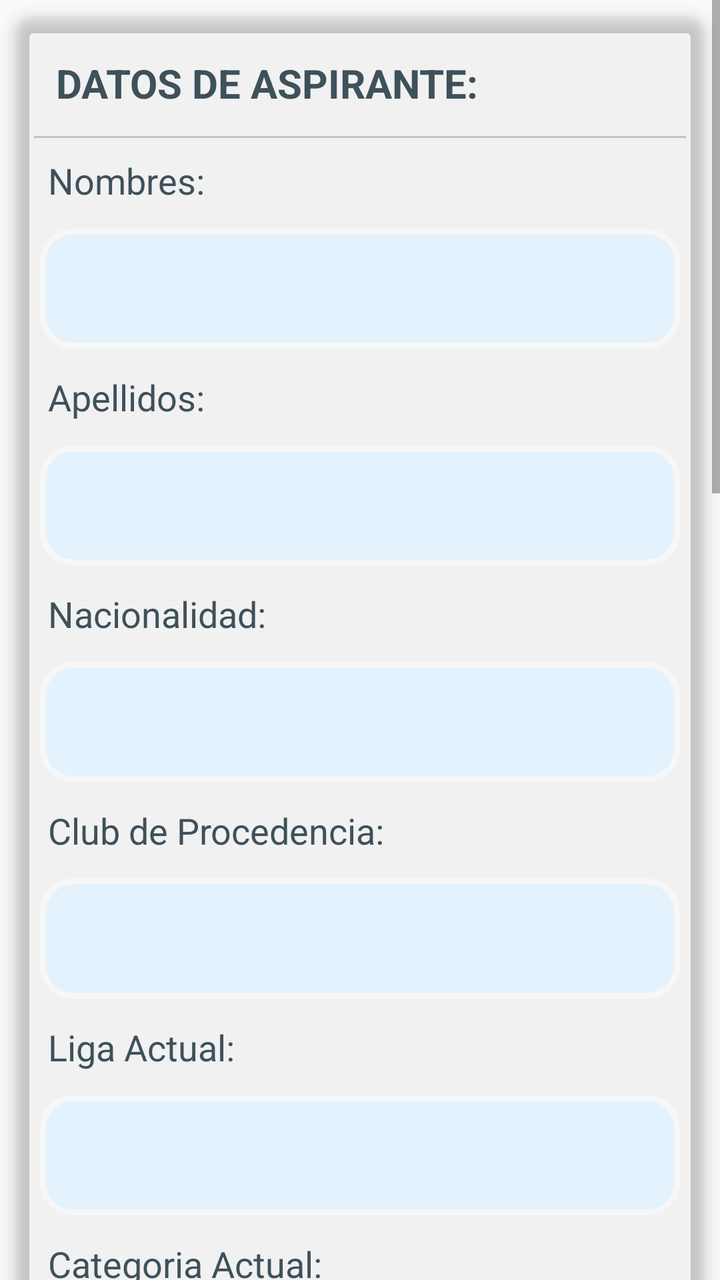
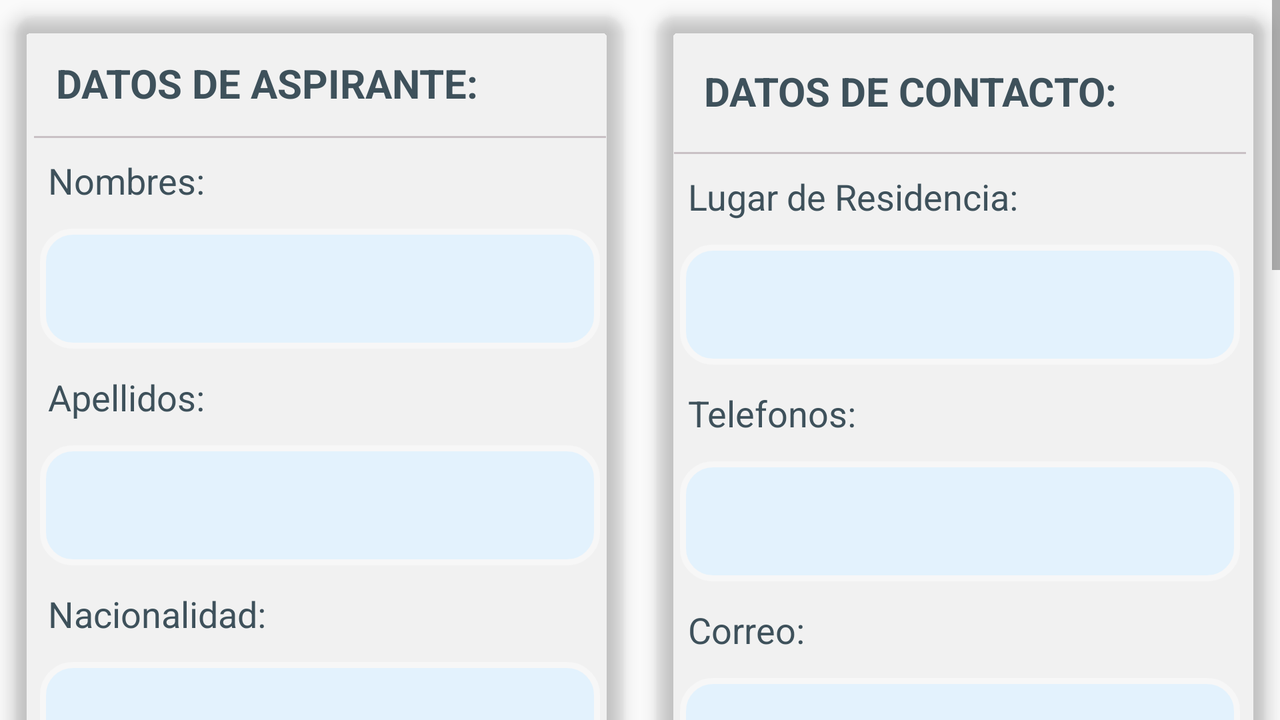

Compare how this app lays out the same screen by default and in its alternative resource folder. The renders come first, then the two layout files and the values they reference.
<!-- AndroidManifest.xml: application theme AppTheme.NoActionBar -->
<!-- res/layout/activity_registro_postulantes.xml -->
<?xml version="1.0" encoding="utf-8"?>
<LinearLayout xmlns:android="http://schemas.android.com/apk/res/android"
    xmlns:app="http://schemas.android.com/apk/res-auto"
    xmlns:tools="http://schemas.android.com/tools"
    android:layout_width="match_parent"
    android:layout_height="match_parent"
    android:orientation="vertical"
    tools:context="com.example.jesusinca.alianza.Activities.Captacion.RegistroPostulantesActivity"
    >

    <ScrollView
        android:layout_width="match_parent"
        android:layout_height="match_parent">

        <LinearLayout
            android:layout_width="match_parent"
            android:layout_height="match_parent"
            android:orientation="vertical">

            <android.support.v7.widget.CardView xmlns:app="http://schemas.android.com/apk/res-auto"
                xmlns:card_view="http://schemas.android.com/tools"
                android:layout_width="match_parent"
                android:layout_height="match_parent"
                android:layout_margin="8dp"
                android:backgroundTint="@android:color/transparent"
                app:cardCornerRadius="10sp"
                app:cardElevation="5dp"
                card_view:cardUsedCompatPadding="true">

                <LinearLayout
                    android:layout_width="match_parent"
                    android:layout_height="match_parent"
                    android:layout_margin="8dp"
                    android:orientation="vertical">

                    <TextView
                        android:layout_width="match_parent"
                        android:layout_height="wrap_content"
                        android:text="DATOS DE ASPIRANTE:"
                        style="@style/titulo1"
                       />
                    <LinearLayout
                        android:layout_width="match_parent"
                        android:layout_height="1dp"
                        android:background="@color/bordes_cajas"
                        android:layout_margin="1dp">
                    </LinearLayout>

                    <TextView
                        android:layout_width="match_parent"
                        android:layout_height="wrap_content"
                        android:text="Nombres:"
                        style="@style/titulo2"
                        />

                    <EditText
                        android:id="@+id/capta_nombre"
                        android:layout_width="match_parent"
                        android:layout_height="wrap_content"
                        android:inputType="text"
                        android:maxLength="40"
                        style="@style/input_texto"/>

                    <TextView
                        android:layout_width="match_parent"
                        android:layout_height="wrap_content"
                        android:text="Apellidos:"
                        style="@style/titulo2"
                        />

                    <EditText
                        android:id="@+id/capta_apellido"
                        android:layout_width="match_parent"
                        android:layout_height="wrap_content"
                        android:inputType="text"
                        android:maxLength="40"
                        style="@style/input_texto"
                        />
                    <TextView
                        android:layout_width="match_parent"
                        android:layout_height="wrap_content"
                        android:text="Nacionalidad:"
                        style="@style/titulo2"
                        />
                        <EditText
                            android:id="@+id/capta_nacionalidad"
                            android:layout_width="match_parent"
                            android:layout_height="wrap_content"
                            android:inputType="text"
                            android:maxLength="40"
                            style="@style/input_texto"
                            />

                    <TextView
                        android:layout_width="match_parent"
                        android:layout_height="wrap_content"
                        android:text="Club de Procedencia:"
                        style="@style/titulo2"
                        />
                    <EditText
                        android:id="@+id/capta_procedencia"
                        android:layout_width="match_parent"
                        android:layout_height="wrap_content"
                        android:inputType="text"
                        android:maxLength="40"
                        style="@style/input_texto"/>

                    <TextView
                        android:layout_width="match_parent"
                        android:layout_height="wrap_content"
                        android:text="Liga Actual:"
                        style="@style/titulo2"
                        />

                    <EditText
                        android:id="@+id/capta_liga"
                        android:layout_width="match_parent"
                        android:layout_height="wrap_content"
                        android:inputType="text"
                        android:maxLength="40"
                        style="@style/input_texto" />

                    <TextView
                        android:layout_width="match_parent"
                        android:layout_height="wrap_content"
                        android:text="Categoria Actual:"
                        style="@style/titulo2"
                        />
                    <EditText
                        android:id="@+id/capta_categoria"
                        android:layout_width="match_parent"
                        android:layout_height="wrap_content"
                        android:inputType="text"
                        android:maxLength="40"
                        style="@style/input_texto" />


                    <TextView
                        android:layout_width="match_parent"
                        android:layout_height="wrap_content"
                        android:text="DNI:"
                        style="@style/titulo2"
                        />
                    <EditText
                        android:id="@+id/capta_dni"
                        android:layout_width="match_parent"
                        android:layout_height="wrap_content"
                        android:inputType="number"
                        android:maxLength="8"
                        style="@style/input_texto" />

                    <TextView
                        android:layout_width="match_parent"
                        android:layout_height="wrap_content"
                        android:text="Fecha de Nacimiento:"
                        style="@style/titulo2"
                        />
                    <LinearLayout
                        android:layout_width="match_parent"
                        android:layout_height="wrap_content"
                        android:layout_margin="4dp"
                        android:orientation="horizontal">
                        <ImageButton
                            android:id="@+id/d_fecha_nacimiento"
                            android:layout_width="match_parent"
                            android:layout_height="wrap_content"
                            android:layout_weight="6"
                            android:background="@android:color/transparent"
                            android:src="@mipmap/icon_calendar2"
                            />
                        <EditText
                            android:id="@+id/capta_fecha_nacimiento"
                            android:layout_width="match_parent"
                            android:layout_height="wrap_content"
                            android:layout_gravity="center"
                            android:layout_weight="1"
                            style="@style/input_texto"
                            android:textAlignment="center"
                            android:enabled="false"/>

                    </LinearLayout>



                </LinearLayout>

            </android.support.v7.widget.CardView>

            <android.support.v7.widget.CardView xmlns:app="http://schemas.android.com/apk/res-auto"
                xmlns:card_view="http://schemas.android.com/tools"
                android:layout_width="match_parent"
                android:layout_height="match_parent"
                android:layout_margin="8dp"
                android:backgroundTint="@android:color/transparent"
                app:cardCornerRadius="10sp"
                app:cardElevation="5dp"
                card_view:cardUsedCompatPadding="true">

                <LinearLayout
                    android:layout_width="match_parent"
                    android:layout_height="match_parent"
                    android:orientation="vertical"
                    android:layout_margin="8dp">

                    <TextView
                        android:layout_width="match_parent"
                        android:layout_height="wrap_content"
                        android:layout_margin="8dp"
                        android:text="DATOS DE CONTACTO:"
                        style="@style/titulo1"/>



                    <LinearLayout
                        android:layout_width="match_parent"
                        android:layout_height="1dp"
                        android:layout_margin="1dp"
                        android:background="@color/bordes_cajas">
                    </LinearLayout>

                    <TextView
                        android:layout_width="match_parent"
                        android:layout_height="wrap_content"
                        android:text="Lugar de Residencia:"
                        style="@style/titulo2"
                        />

                    <EditText
                        android:id="@+id/capta_residencia"
                        android:layout_width="match_parent"
                        android:layout_height="wrap_content"
                        android:inputType="text"
                        style="@style/input_texto"
                        android:maxLength="40"
                        />

                    <TextView
                        android:layout_width="match_parent"
                        android:layout_height="wrap_content"
                        android:text="Telefonos:"
                        style="@style/titulo2"
                        />
                        <EditText
                            android:id="@+id/capta_telefono1"
                            android:layout_width="match_parent"
                            android:layout_height="wrap_content"
                            android:inputType="number"
                            style="@style/input_texto"
                            android:maxLength="9"/>

                    <TextView
                        android:layout_width="match_parent"
                        android:layout_height="wrap_content"
                        android:text="Correo:"
                        style="@style/titulo2"
                        />
                        <EditText
                            android:id="@+id/capta_email"
                            android:layout_width="match_parent"
                            android:layout_height="wrap_content"
                            android:inputType="textEmailAddress"
                            style="@style/input_texto"
                            android:maxLength="40"/>


                    <TextView
                        android:layout_width="match_parent"
                        android:layout_height="wrap_content"
                        android:text="Datos de Apoderado:"
                        style="@style/titulo2"
                        />
                        <EditText
                            android:id="@+id/capta_apoderado"
                            android:layout_width="match_parent"
                            android:layout_height="wrap_content"
                            android:inputType="text"
                            style="@style/input_texto"
                            android:maxLength="40"/>

                    <TextView
                        android:layout_width="match_parent"
                        android:layout_height="wrap_content"
                        android:text="Telefonos de Apoderado:"
                        style="@style/titulo2"
                        />
                    <EditText
                        android:id="@+id/capta_telefono2"
                        android:layout_width="match_parent"
                        android:layout_height="wrap_content"
                        android:inputType="number"
                        style="@style/input_texto"
                        android:maxLength="9"/>



                    <android.support.v7.widget.CardView
                        android:layout_width="match_parent"
                        android:layout_height="wrap_content"
                        android:layout_margin="8dp"
                        app:cardBackgroundColor="@android:color/holo_blue_dark"
                        app:cardCornerRadius="10sp"
                        app:cardElevation="5dp">

                        <Button
                            android:layout_width="match_parent"
                            android:layout_height="match_parent"
                            android:background="@android:color/transparent"
                            android:gravity="center"
                            android:onClick="guardar_deportista"
                            android:text="REGISTRAR"
                            android:textColor="@android:color/white"
                            android:textStyle="bold" />

                    </android.support.v7.widget.CardView>

                </LinearLayout>
            </android.support.v7.widget.CardView>
        </LinearLayout>
    </ScrollView>

</LinearLayout>
<!-- resources referenced by this layout -->
<resources>
  <color name="bordes_cajas">#C9C1C5</color>
  <style name="input_texto">
          <item name="android:textSize">18sp</item>
          <item name="android:textColor">@color/titulos</item>
          <item name="android:background">@drawable/input_texto</item>
          <item name="android:layout_margin">4dp</item>
          <item name="android:padding">10dp</item>
          <item name="android:textColorHint">@color/colorSecondaryText</item>
          <item name="android:colorFocusedHighlight">@color/red</item>
  
      </style>
  <style name="titulo1">
          <item name="android:textColor">@color/titulos</item>
          <item name="android:textSize">20sp</item>
          <item name="android:layout_margin">4dp</item>
          <item name="android:padding">8dp</item>
          <item name="android:textStyle">bold</item>
          <item name="android:textAlignment">textStart</item>
      </style>
  <style name="titulo2">
          <item name="android:textColor">@color/titulos</item>
          <item name="android:textSize">18sp</item>
          <item name="android:layout_margin">4dp</item>
          <item name="android:padding">4dp</item>
          <item name="android:textAlignment">textStart</item>
      </style>
  <style name="AppTheme.NoActionBar">
          <item name="windowActionBar">false</item>
          <item name="windowNoTitle">true</item>
      </style>
  <color name="titulos">#3e515b</color>
  <!-- drawable input_texto (drawable) -->
  <?xml version="1.0" encoding="utf-8"?>
  <shape xmlns:android="http://schemas.android.com/apk/res/android" android:shape="rectangle" >
      <corners
          android:radius="15dp"
          />
      <solid
          android:color="#E3F2FD"
          />
      <padding
          android:left="0dp"
          android:top="0dp"
          android:right="0dp"
          android:bottom="0dp"
          />
      <size
          android:width="270dp"
          android:height="60dp"
          />
      <stroke
          android:width="3dp"
          android:color="#F7F7F7"
          />
  </shape>
  <color name="colorSecondaryText">#727272</color>
  <item name="red" type="color">#f44336</item>
</resources>
<!-- res/layout-land/activity_registro_postulantes.xml (the repository's variant of the layout above) -->
<!-- drawn on the phone turned sideways -->
<?xml version="1.0" encoding="utf-8"?>
<LinearLayout xmlns:android="http://schemas.android.com/apk/res/android"
    xmlns:app="http://schemas.android.com/apk/res-auto"
    xmlns:tools="http://schemas.android.com/tools"
    android:layout_width="match_parent"
    android:layout_height="match_parent"
    android:orientation="vertical"
    tools:context="com.example.jesusinca.alianza.Activities.Captacion.RegistroPostulantesActivity"
    >

    <ScrollView
        android:layout_width="match_parent"
        android:layout_height="match_parent">

        <LinearLayout
            android:layout_width="match_parent"
            android:layout_height="match_parent"
            android:orientation="horizontal">

            <android.support.v7.widget.CardView xmlns:app="http://schemas.android.com/apk/res-auto"
                xmlns:card_view="http://schemas.android.com/tools"
                android:layout_width="match_parent"
                android:layout_height="match_parent"
                android:layout_margin="8dp"
                android:backgroundTint="@android:color/transparent"
                app:cardCornerRadius="10sp"
                app:cardElevation="5dp"
                card_view:cardUsedCompatPadding="true"
                android:layout_weight="1">

                <LinearLayout
                    android:layout_width="match_parent"
                    android:layout_height="match_parent"
                    android:layout_margin="8dp"
                    android:orientation="vertical">

                    <TextView
                        android:layout_width="match_parent"
                        android:layout_height="wrap_content"
                        android:text="DATOS DE ASPIRANTE:"
                        style="@style/titulo1"
                        />
                    <LinearLayout
                        android:layout_width="match_parent"
                        android:layout_height="1dp"
                        android:background="@color/bordes_cajas"
                        android:layout_margin="1dp">
                    </LinearLayout>

                    <TextView
                        android:layout_width="match_parent"
                        android:layout_height="wrap_content"
                        android:text="Nombres:"
                        style="@style/titulo2"
                        />

                    <EditText
                        android:id="@+id/capta_nombre"
                        android:layout_width="match_parent"
                        android:layout_height="wrap_content"
                        android:inputType="text"
                        android:maxLength="40"
                        style="@style/input_texto"/>

                    <TextView
                        android:layout_width="match_parent"
                        android:layout_height="wrap_content"
                        android:text="Apellidos:"
                        style="@style/titulo2"
                        />

                    <EditText
                        android:id="@+id/capta_apellido"
                        android:layout_width="match_parent"
                        android:layout_height="wrap_content"
                        android:inputType="text"
                        android:maxLength="40"
                        style="@style/input_texto"
                        />
                    <TextView
                        android:layout_width="match_parent"
                        android:layout_height="wrap_content"
                        android:text="Nacionalidad:"
                        style="@style/titulo2"
                        />
                    <EditText
                        android:id="@+id/capta_nacionalidad"
                        android:layout_width="match_parent"
                        android:layout_height="wrap_content"
                        android:inputType="text"
                        android:maxLength="40"
                        style="@style/input_texto"
                        />

                    <TextView
                        android:layout_width="match_parent"
                        android:layout_height="wrap_content"
                        android:text="Club de Procedencia:"
                        style="@style/titulo2"
                        />
                    <EditText
                        android:id="@+id/capta_procedencia"
                        android:layout_width="match_parent"
                        android:layout_height="wrap_content"
                        android:inputType="text"
                        android:maxLength="40"
                        style="@style/input_texto"/>

                    <TextView
                        android:layout_width="match_parent"
                        android:layout_height="wrap_content"
                        android:text="Liga Actual:"
                        style="@style/titulo2"
                        />

                    <EditText
                        android:id="@+id/capta_liga"
                        android:layout_width="match_parent"
                        android:layout_height="wrap_content"
                        android:inputType="text"
                        android:maxLength="40"
                        style="@style/input_texto" />

                    <TextView
                        android:layout_width="match_parent"
                        android:layout_height="wrap_content"
                        android:text="Categoria Actual:"
                        style="@style/titulo2"
                        />
                    <EditText
                        android:id="@+id/capta_categoria"
                        android:layout_width="match_parent"
                        android:layout_height="wrap_content"
                        android:inputType="text"
                        android:maxLength="40"
                        style="@style/input_texto" />


                    <TextView
                        android:layout_width="match_parent"
                        android:layout_height="wrap_content"
                        android:text="DNI:"
                        style="@style/titulo2"
                        />
                    <EditText
                        android:id="@+id/capta_dni"
                        android:layout_width="match_parent"
                        android:layout_height="wrap_content"
                        android:inputType="number"
                        android:maxLength="8"
                        style="@style/input_texto" />

                    <TextView
                        android:layout_width="match_parent"
                        android:layout_height="wrap_content"
                        android:text="Fecha de Nacimiento:"
                        style="@style/titulo2"
                        />
                    <LinearLayout
                        android:layout_width="match_parent"
                        android:layout_height="wrap_content"
                        android:layout_margin="4dp"
                        android:orientation="horizontal">
                        <ImageButton
                            android:id="@+id/d_fecha_nacimiento"
                            android:layout_width="match_parent"
                            android:layout_height="wrap_content"
                            android:layout_weight="6"
                            android:background="@android:color/transparent"
                            android:src="@mipmap/icon_calendar2"
                            />
                        <EditText
                            android:id="@+id/capta_fecha_nacimiento"
                            android:layout_width="match_parent"
                            android:layout_height="wrap_content"
                            android:layout_gravity="center"
                            android:layout_weight="1"
                            style="@style/input_texto"
                            android:textAlignment="center"
                            android:enabled="false"/>

                    </LinearLayout>



                </LinearLayout>

            </android.support.v7.widget.CardView>

            <android.support.v7.widget.CardView xmlns:app="http://schemas.android.com/apk/res-auto"
                xmlns:card_view="http://schemas.android.com/tools"
                android:layout_width="match_parent"
                android:layout_height="match_parent"
                android:layout_margin="8dp"
                android:backgroundTint="@android:color/transparent"
                app:cardCornerRadius="10sp"
                app:cardElevation="5dp"
                card_view:cardUsedCompatPadding="true"
                android:layout_weight="1">

                <LinearLayout
                    android:layout_width="match_parent"
                    android:layout_height="match_parent"
                    android:orientation="vertical"
                    android:layout_margin="8dp">

                    <TextView
                        android:layout_width="match_parent"
                        android:layout_height="wrap_content"
                        android:layout_margin="8dp"
                        android:text="DATOS DE CONTACTO:"
                        style="@style/titulo1"/>



                    <LinearLayout
                        android:layout_width="match_parent"
                        android:layout_height="1dp"
                        android:layout_margin="1dp"
                        android:background="@color/bordes_cajas">
                    </LinearLayout>

                    <TextView
                        android:layout_width="match_parent"
                        android:layout_height="wrap_content"
                        android:text="Lugar de Residencia:"
                        style="@style/titulo2"
                        />

                    <EditText
                        android:id="@+id/capta_residencia"
                        android:layout_width="match_parent"
                        android:layout_height="wrap_content"
                        android:inputType="text"
                        style="@style/input_texto"
                        android:maxLength="40"
                        />

                    <TextView
                        android:layout_width="match_parent"
                        android:layout_height="wrap_content"
                        android:text="Telefonos:"
                        style="@style/titulo2"
                        />
                    <EditText
                        android:id="@+id/capta_telefono1"
                        android:layout_width="match_parent"
                        android:layout_height="wrap_content"
                        android:inputType="number"
                        style="@style/input_texto"
                        android:maxLength="9"/>

                    <TextView
                        android:layout_width="match_parent"
                        android:layout_height="wrap_content"
                        android:text="Correo:"
                        style="@style/titulo2"
                        />
                    <EditText
                        android:id="@+id/capta_email"
                        android:layout_width="match_parent"
                        android:layout_height="wrap_content"
                        android:inputType="textEmailAddress"
                        style="@style/input_texto"
                        android:maxLength="40"/>


                    <TextView
                        android:layout_width="match_parent"
                        android:layout_height="wrap_content"
                        android:text="Datos de Apoderado:"
                        style="@style/titulo2"
                        />
                    <EditText
                        android:id="@+id/capta_apoderado"
                        android:layout_width="match_parent"
                        android:layout_height="wrap_content"
                        android:inputType="text"
                        style="@style/input_texto"
                        android:maxLength="40"/>

                    <TextView
                        android:layout_width="match_parent"
                        android:layout_height="wrap_content"
                        android:text="Telefonos de Apoderado:"
                        style="@style/titulo2"
                        />
                    <EditText
                        android:id="@+id/capta_telefono2"
                        android:layout_width="match_parent"
                        android:layout_height="wrap_content"
                        android:inputType="number"
                        style="@style/input_texto"
                        android:maxLength="9"/>



                    <android.support.v7.widget.CardView
                        android:layout_width="match_parent"
                        android:layout_height="wrap_content"
                        android:layout_margin="8dp"
                        app:cardBackgroundColor="@android:color/holo_blue_dark"
                        app:cardCornerRadius="10sp"
                        app:cardElevation="5dp">

                        <Button
                            android:layout_width="match_parent"
                            android:layout_height="match_parent"
                            android:background="@android:color/transparent"
                            android:gravity="center"
                            android:onClick="guardar_deportista"
                            android:text="REGISTRAR"
                            android:textColor="@android:color/white"
                            android:textStyle="bold" />

                    </android.support.v7.widget.CardView>

                </LinearLayout>
            </android.support.v7.widget.CardView>
        </LinearLayout>
    </ScrollView>

</LinearLayout>
